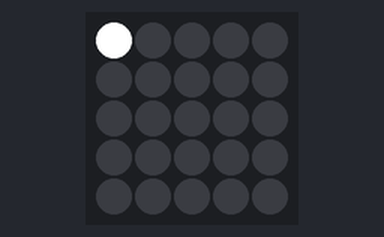
The program below on a simulated Raspberry Pi Pico running MicroPython. Shown: 5×5 RGB LED matrix. The 25 LEDs are laid out as on the BitDogLab board (LED 0 bottom right, every second row reversed). At 25.0 s the program stops and its outputs stay as they are.

Above: at 0.1 s.
At 3.1 s:
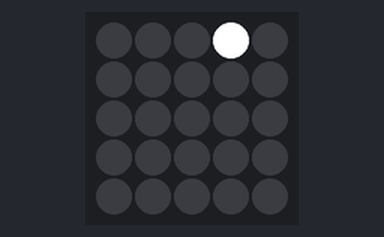
At 6.1 s:
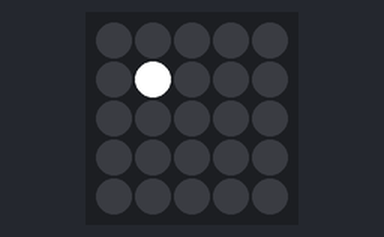
At 12.1 s:
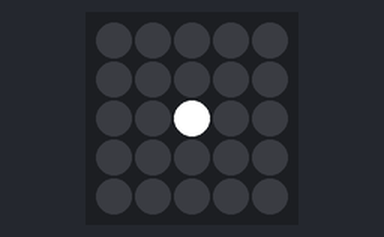
At 18.1 s:
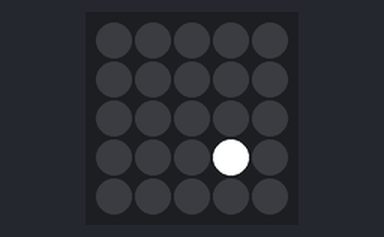
At 24.1 s:
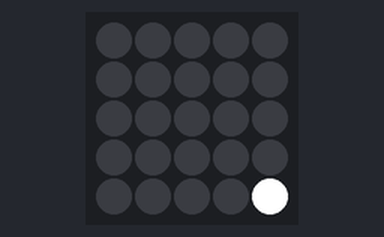

Measured:
- what the display in image 1 shows lasts 1.0 s, from 3.0 s to 4.0 s

The program:

a_posi__o_correta_de_cima_para_baixo_e_da_esquerda_da_direita.py
```python
import time
from machine import Pin
import neopixel

# Número de LEDs na sua matriz 5x5
NUM_LEDS = 25

# Inicializar a matriz de NeoPixels no GPIO7
np = neopixel.NeoPixel(Pin(7), NUM_LEDS)

# Definindo a matriz de LEDs
LED_MATRIX = [
    [24, 23, 22, 21, 20],
    [15, 16, 17, 18, 19],
    [14, 13, 12, 11, 10],
    [5, 6, 7, 8, 9],
    [4, 3, 2, 1, 0]
]

# Função para acender cada LED em sequência de (0,0) a (4,4)
def cycle_matrix():
    for row in range(5):
        for col in range(5):
            led_index = LED_MATRIX[row][col]
            np[led_index] = (255, 255, 255)  # Define o LED como branco
            np.write()  # Atualiza o estado da matriz
            time.sleep(1)  # Mantém o LED aceso por 1 segundo
            np[led_index] = (0, 0, 0)  # Desliga o LED
            np.write()  # Atualiza o estado da matriz

# Executa a função
cycle_matrix()
```
